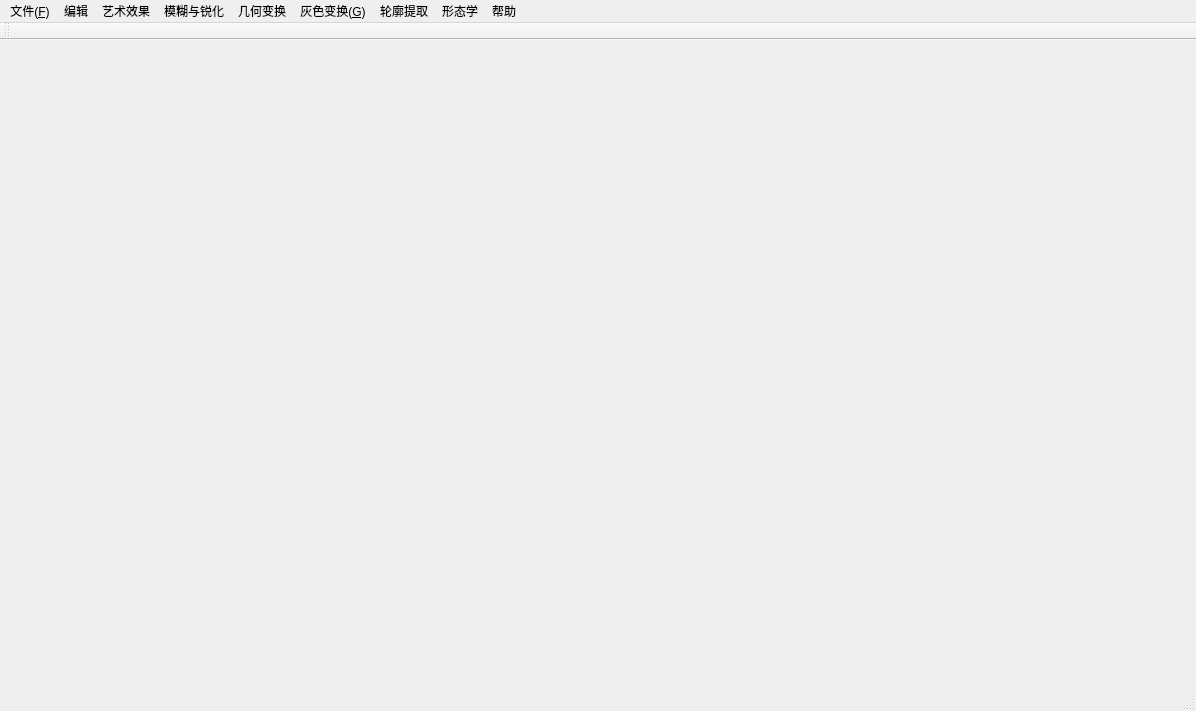
<?xml version="1.0" encoding="UTF-8"?>
<ui version="4.0">
 <class>MainWindow</class>
 <widget class="QMainWindow" name="MainWindow">
  <property name="geometry">
   <rect>
    <x>0</x>
    <y>0</y>
    <width>1196</width>
    <height>711</height>
   </rect>
  </property>
  <property name="windowTitle">
   <string>ImageQt</string>
  </property>
  <property name="windowIcon">
   <iconset resource="../res/default.qrc">
    <normaloff>:/img/logo_2.png</normaloff>:/img/logo_2.png</iconset>
  </property>
  <widget class="QWidget" name="centralwidget">
   <layout class="QVBoxLayout" name="verticalLayout_2">
    <item>
     <layout class="QVBoxLayout" name="verticalLayout">
      <item>
       <layout class="QHBoxLayout" name="horizontalLayout_4">
        <item>
         <widget class="GraphicsView" name="leftGraphicsView" native="true"/>
        </item>
        <item>
         <widget class="GraphicsView" name="rightGraphicsView" native="true"/>
        </item>
       </layout>
      </item>
     </layout>
    </item>
   </layout>
  </widget>
  <widget class="QStatusBar" name="statusBar"/>
  <widget class="QMenuBar" name="menuBar">
   <property name="geometry">
    <rect>
     <x>0</x>
     <y>0</y>
     <width>1196</width>
     <height>24</height>
    </rect>
   </property>
   <widget class="QMenu" name="menuFile">
    <property name="title">
     <string>文件(&amp;F)</string>
    </property>
    <addaction name="actionOpen"/>
    <addaction name="actionClose"/>
    <addaction name="actionSave"/>
    <addaction name="actionSave_As"/>
    <addaction name="actionExit"/>
    <addaction name="separator"/>
    <addaction name="actionSwitchChinese"/>
    <addaction name="actionSwitchEnglish"/>
   </widget>
   <widget class="QMenu" name="menuEdit">
    <property name="title">
     <string>编辑</string>
    </property>
    <addaction name="actionRestore"/>
    <addaction name="actionHistogram"/>
    <addaction name="actionGrayscale"/>
    <addaction name="actionAdjust_brightness"/>
   </widget>
   <widget class="QMenu" name="menuHelp">
    <property name="title">
     <string>帮助</string>
    </property>
    <addaction name="actionAbout"/>
   </widget>
   <widget class="QMenu" name="menuGrey_Transfrom">
    <property name="title">
     <string>灰色变换(&amp;G)</string>
    </property>
    <addaction name="actionLinear_level_transformation"/>
    <addaction name="actionPower_transformation"/>
    <addaction name="actionLogarithm_grey_level_transformation"/>
    <addaction name="actionExp_transfrom"/>
    <addaction name="actionTwo_thresholds_transform"/>
    <addaction name="actionStretch_transformation"/>
    <addaction name="separator"/>
    <addaction name="actionBinaryzation"/>
   </widget>
   <widget class="QMenu" name="menuGeometric">
    <property name="title">
     <string>几何变换</string>
    </property>
    <widget class="QMenu" name="menuFlip">
     <property name="title">
      <string>翻转
</string>
     </property>
     <addaction name="actionHorizontal"/>
     <addaction name="actionVertical"/>
    </widget>
    <addaction name="zoomAction"/>
    <addaction name="actionRotate"/>
    <addaction name="menuFlip"/>
   </widget>
   <widget class="QMenu" name="menuArtistic_Effect">
    <property name="title">
     <string>艺术效果</string>
    </property>
    <widget class="QMenu" name="menuFrame">
     <property name="title">
      <string>相框</string>
     </property>
     <addaction name="actionMovie_frame"/>
     <addaction name="actionClassic_frame"/>
     <addaction name="actionFlower_frame"/>
    </widget>
    <widget class="QMenu" name="menuTexture">
     <property name="title">
      <string>纹理</string>
     </property>
     <addaction name="actionMetal"/>
    </widget>
    <widget class="QMenu" name="menuTemperature">
     <property name="title">
      <string>色温</string>
     </property>
     <property name="icon">
      <iconset>
       <normaloff>:/img/src/temperature_72px.png</normaloff>:/img/src/temperature_72px.png</iconset>
     </property>
     <addaction name="actionCool"/>
     <addaction name="actionWarm"/>
    </widget>
    <addaction name="menuFrame"/>
    <addaction name="menuTexture"/>
    <addaction name="menuTemperature"/>
   </widget>
   <widget class="QMenu" name="menuBlur">
    <property name="title">
     <string>模糊与锐化</string>
    </property>
    <addaction name="actionSimple"/>
    <addaction name="actionGauss"/>
    <addaction name="separator"/>
    <addaction name="actionMeida_Filter"/>
    <addaction name="separator"/>
    <addaction name="actionLaplace"/>
   </widget>
   <widget class="QMenu" name="menuContour_extraction">
    <property name="title">
     <string>轮廓提取</string>
    </property>
    <addaction name="actionContour_extraction"/>
    <addaction name="actionEdge_following"/>
    <addaction name="separator"/>
    <addaction name="actionPrewitt"/>
    <addaction name="actionSobel"/>
   </widget>
   <widget class="QMenu" name="menuMorphology">
    <property name="title">
     <string>形态学</string>
    </property>
    <addaction name="actionDilate"/>
    <addaction name="actionExpansion"/>
    <addaction name="actionOpening"/>
    <addaction name="actionClosing"/>
    <addaction name="actionThinning"/>
   </widget>
   <addaction name="menuFile"/>
   <addaction name="menuEdit"/>
   <addaction name="menuArtistic_Effect"/>
   <addaction name="menuBlur"/>
   <addaction name="menuGeometric"/>
   <addaction name="menuGrey_Transfrom"/>
   <addaction name="menuContour_extraction"/>
   <addaction name="menuMorphology"/>
   <addaction name="menuHelp"/>
  </widget>
  <widget class="QToolBar" name="toolBar">
   <property name="windowTitle">
    <string>toolBar</string>
   </property>
   <attribute name="toolBarArea">
    <enum>TopToolBarArea</enum>
   </attribute>
   <attribute name="toolBarBreak">
    <bool>false</bool>
   </attribute>
  </widget>
  <action name="actionOpen">
   <property name="icon">
    <iconset resource="../res/default.qrc">
     <normaloff>:/img/openImage.png</normaloff>:/img/openImage.png</iconset>
   </property>
   <property name="text">
    <string>打开(&amp;O)</string>
   </property>
   <property name="toolTip">
    <string>打开一张图片</string>
   </property>
   <property name="shortcut">
    <string>Ctrl+O</string>
   </property>
  </action>
  <action name="actionClose">
   <property name="icon">
    <iconset resource="../res/default.qrc">
     <normaloff>:/img/cleanImage.png</normaloff>:/img/cleanImage.png</iconset>
   </property>
   <property name="text">
    <string>关闭图片</string>
   </property>
  </action>
  <action name="actionSave">
   <property name="icon">
    <iconset resource="../res/default.qrc">
     <normaloff>:/img/saveImage.png</normaloff>:/img/saveImage.png</iconset>
   </property>
   <property name="text">
    <string>保存(&amp;S)</string>
   </property>
   <property name="shortcut">
    <string>Ctrl+S</string>
   </property>
  </action>
  <action name="actionSave_As">
   <property name="icon">
    <iconset resource="../res/default.qrc">
     <normaloff>:/img/saveImage.png</normaloff>:/img/saveImage.png</iconset>
   </property>
   <property name="text">
    <string>另存为</string>
   </property>
  </action>
  <action name="actionExit">
   <property name="icon">
    <iconset resource="../res/default.qrc">
     <normaloff>:/img/exitApp.png</normaloff>:/img/exitApp.png</iconset>
   </property>
   <property name="text">
    <string>退出</string>
   </property>
   <property name="shortcut">
    <string>Ctrl+Q</string>
   </property>
  </action>
  <action name="actionAbout">
   <property name="icon">
    <iconset resource="../res/default.qrc">
     <normaloff>:/img/aboutThis.png</normaloff>:/img/aboutThis.png</iconset>
   </property>
   <property name="text">
    <string>关于</string>
   </property>
  </action>
  <action name="actionNormal">
   <property name="text">
    <string>Normal</string>
   </property>
  </action>
  <action name="actionAdjust">
   <property name="text">
    <string>Adjust</string>
   </property>
  </action>
  <action name="actionRestore">
   <property name="icon">
    <iconset resource="../res/default.qrc">
     <normaloff>:/img/resetImage.png</normaloff>:/img/resetImage.png</iconset>
   </property>
   <property name="text">
    <string>恢复</string>
   </property>
  </action>
  <action name="actionLeft">
   <property name="icon">
    <iconset resource="../res/default.qrc">
     <normaloff>:/img/rightRotate.png</normaloff>:/img/rightRotate.png</iconset>
   </property>
   <property name="text">
    <string>&amp;Left</string>
   </property>
  </action>
  <action name="zoomAction">
   <property name="icon">
    <iconset>
     <normaloff>:/img/src/zoom.png</normaloff>:/img/src/zoom.png</iconset>
   </property>
   <property name="text">
    <string>缩放</string>
   </property>
  </action>
  <action name="actionGrayscale">
   <property name="icon">
    <iconset resource="../res/default.qrc">
     <normaloff>:/img/grayScale.png</normaloff>:/img/grayScale.png</iconset>
   </property>
   <property name="text">
    <string>灰度图像</string>
   </property>
  </action>
  <action name="actionWarm">
   <property name="text">
    <string>&amp;Warm</string>
   </property>
  </action>
  <action name="actionCool">
   <property name="text">
    <string>&amp;Cool</string>
   </property>
  </action>
  <action name="actionMovie_frame">
   <property name="text">
    <string>电影</string>
   </property>
  </action>
  <action name="actionClassic_frame">
   <property name="text">
    <string>经典</string>
   </property>
  </action>
  <action name="actionFlower_frame">
   <property name="text">
    <string>小花</string>
   </property>
  </action>
  <action name="actionMetal">
   <property name="text">
    <string>金属</string>
   </property>
  </action>
  <action name="actionAdjust_brightness">
   <property name="icon">
    <iconset resource="../res/default.qrc">
     <normaloff>:/img/adjustBrightness.png</normaloff>:/img/adjustBrightness.png</iconset>
   </property>
   <property name="text">
    <string>亮度</string>
   </property>
  </action>
  <action name="actionHorizontal">
   <property name="icon">
    <iconset>
     <normaloff>:/img/src/horizontal.png</normaloff>:/img/src/horizontal.png</iconset>
   </property>
   <property name="text">
    <string>水平</string>
   </property>
  </action>
  <action name="actionVertical">
   <property name="icon">
    <iconset>
     <normaloff>:/img/src/vertical.png</normaloff>:/img/src/vertical.png</iconset>
   </property>
   <property name="text">
    <string>垂直</string>
   </property>
  </action>
  <action name="actionHistogram">
   <property name="icon">
    <iconset resource="../res/default.qrc">
     <normaloff>:/img/imageHistogram.png</normaloff>:/img/imageHistogram.png</iconset>
   </property>
   <property name="text">
    <string>直方图</string>
   </property>
  </action>
  <action name="actionLinear_level_transformation">
   <property name="icon">
    <iconset>
     <normaloff>:/img/src/line_graphic_72p.png</normaloff>:/img/src/line_graphic_72p.png</iconset>
   </property>
   <property name="text">
    <string>线性变换</string>
   </property>
  </action>
  <action name="actionLogarithm_grey_level_transformation">
   <property name="text">
    <string>对数变换</string>
   </property>
  </action>
  <action name="actionPower_transformation">
   <property name="text">
    <string>幂次变换</string>
   </property>
  </action>
  <action name="actionExp_transfrom">
   <property name="icon">
    <iconset>
     <normaloff>:/img/src/Line_Chart_72px.png</normaloff>:/img/src/Line_Chart_72px.png</iconset>
   </property>
   <property name="text">
    <string>指数变换</string>
   </property>
  </action>
  <action name="actionTwo_thresholds_transform">
   <property name="text">
    <string>双阈值变换</string>
   </property>
  </action>
  <action name="actionStretch_transformation">
   <property name="text">
    <string>拉伸变换</string>
   </property>
  </action>
  <action name="actionSimple">
   <property name="text">
    <string>简单模糊</string>
   </property>
  </action>
  <action name="actionGauss">
   <property name="icon">
    <iconset>
     <normaloff>:/img/src/blur_on_72px.png</normaloff>:/img/src/blur_on_72px.png</iconset>
   </property>
   <property name="text">
    <string>高斯模糊</string>
   </property>
  </action>
  <action name="actionMeida_Filter">
   <property name="text">
    <string>中值滤波</string>
   </property>
  </action>
  <action name="actionLaplace">
   <property name="text">
    <string>拉普拉斯锐化</string>
   </property>
  </action>
  <action name="actionSobel">
   <property name="text">
    <string>Sobel 边缘检测</string>
   </property>
  </action>
  <action name="actionBinaryzation">
   <property name="text">
    <string>二值化</string>
   </property>
  </action>
  <action name="actionPrewitt">
   <property name="text">
    <string>Prewitt 边缘检测</string>
   </property>
  </action>
  <action name="actionContour_extraction">
   <property name="text">
    <string>轮廓提取</string>
   </property>
  </action>
  <action name="actionEdge_following">
   <property name="text">
    <string>边缘跟踪</string>
   </property>
  </action>
  <action name="actionArea">
   <property name="text">
    <string>Area</string>
   </property>
  </action>
  <action name="actionCircumference">
   <property name="text">
    <string>Circumference</string>
   </property>
  </action>
  <action name="actionDilate">
   <property name="text">
    <string>腐蚀</string>
   </property>
  </action>
  <action name="actionExpansion">
   <property name="text">
    <string>膨胀</string>
   </property>
  </action>
  <action name="actionOpening">
   <property name="text">
    <string>开运算</string>
   </property>
  </action>
  <action name="actionClosing">
   <property name="text">
    <string>闭运算</string>
   </property>
  </action>
  <action name="actionThinning">
   <property name="text">
    <string>细化处理</string>
   </property>
  </action>
  <action name="actionEqualization">
   <property name="text">
    <string>Equalization</string>
   </property>
  </action>
  <action name="actionRotate">
   <property name="text">
    <string>旋转</string>
   </property>
  </action>
  <action name="actionSwitchChinese">
   <property name="text">
    <string>切换语言到中文</string>
   </property>
   <property name="toolTip">
    <string>切换语言到中文</string>
   </property>
  </action>
  <action name="actionSwitchEnglish">
   <property name="text">
    <string>切换语言到英语</string>
   </property>
   <property name="toolTip">
    <string>切换语言到英语</string>
   </property>
  </action>
 </widget>
 <layoutdefault spacing="6" margin="11"/>
 <customwidgets>
  <customwidget>
   <class>GraphicsView</class>
   <extends>QWidget</extends>
   <header>graphicsview.h</header>
  </customwidget>
 </customwidgets>
 <resources>
  <include location="../res/default.qrc"/>
 </resources>
 <connections/>
</ui>
